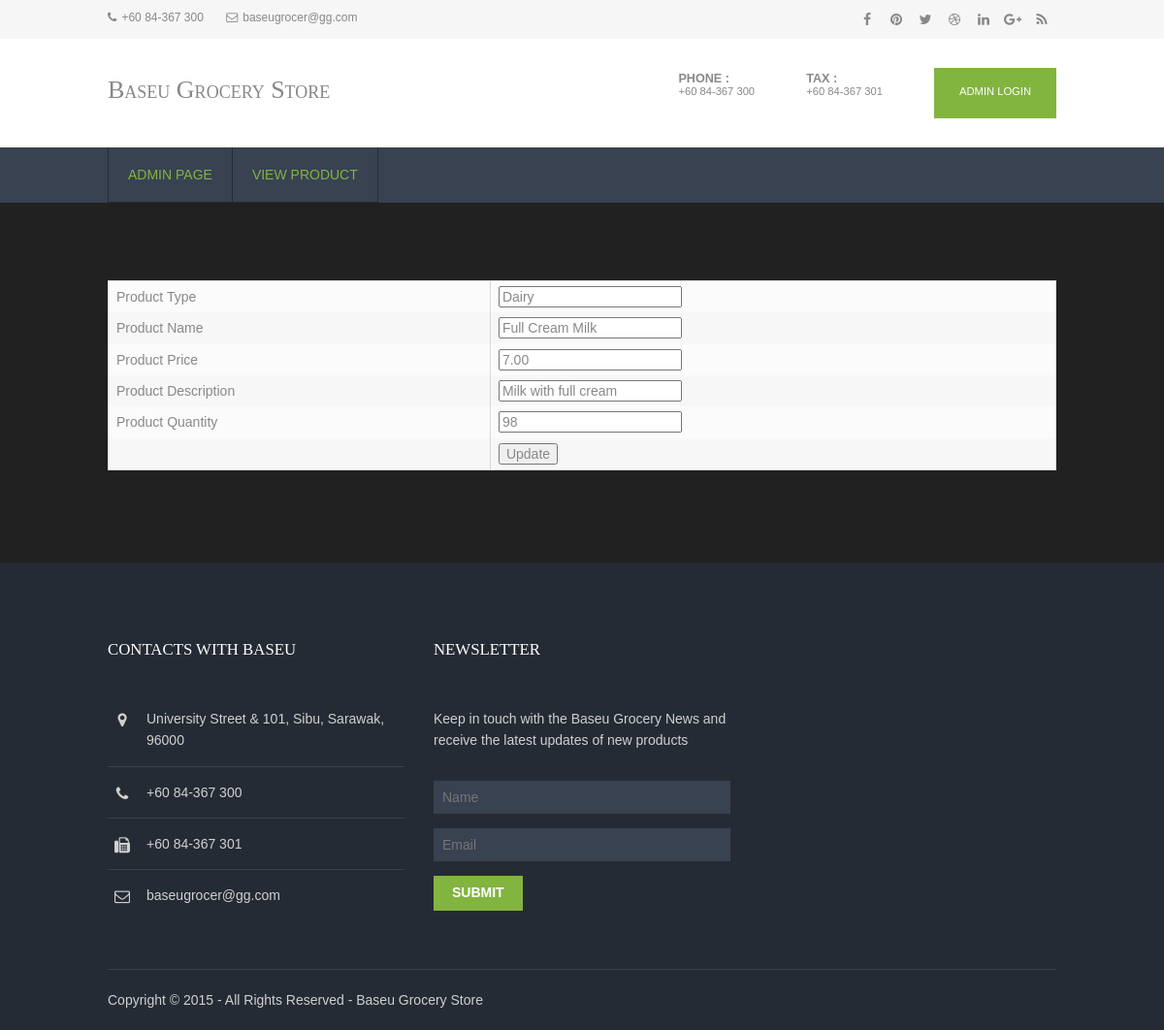
/edit_product.php?pro_id=32, run on the app's committed database.
### tables this page shows
CREATE TABLE `products` (
  `pro_id` int(11) NOT NULL,
  `pro_name` varchar(255) NOT NULL,
  `pro_price` decimal(15,2) NOT NULL,
  `pro_mem_price` decimal(15,2) DEFAULT NULL,
  `pro_description` text NOT NULL,
  `quantity` int(11) DEFAULT NULL,
  `pro_type` varchar(255) NOT NULL
);

### edit_product.php (the view, shortened to what this page needs)
<?php
require('includes/config.php');
?>
<?php
$id = $_GET['pro_id'];
$sql = "SELECT * FROM products WHERE pro_id=:pro_id";
$query = $db->prepare($sql);
$query->execute(array(':pro_id' => $id));
while($row = $query->fetch(PDO::FETCH_ASSOC))
{
	$type = $row['pro_type'];
	$name = $row['pro_name'];
	$price = $row['pro_price'];
	$description = $row['pro_description'];
	$quantity = $row['quantity'];
}
?>
<!DOCTYPE html>
<html>
<head>
<link href="layout/styles/layout.css" rel="stylesheet" type="text/css" media="all">
</head>
<body id="top">
<div class="wrapper row0">
  <div id="topbar" class="hoc clear">
    <div class="fl_left">
      <ul class="nospace inline pushright">
        <li><i class="fa fa-phone"></i>+60 84-367 300</li>
        <li><i class="fa fa-envelope-o"></i>baseugrocer@gg.com</li>
      </ul>
    </div>
    <div class="fl_right">
      <ul class="faico clear">
        <li><a class="faicon-facebook" href="#"><i class="fa fa-facebook"></i></a></li>
        <li><a class="faicon-pinterest" href="#"><i class="fa fa-pinterest"></i></a></li>
        <li><a class="faicon-twitter" href="#"><i class="fa fa-twitter"></i></a></li>
        <li><a class="faicon-dribble" href="#"><i class="fa fa-dribbble"></i></a></li>
        <li><a class="faicon-linkedin" href="#"><i class="fa fa-linkedin"></i></a></li>
        <li><a class="faicon-google-plus" href="#"><i class="fa fa-google-plus"></i></a></li>
        <li><a class="faicon-rss" href="#"><i class="fa fa-rss"></i></a></li>
      </ul>
    </div>
  </div>
</div>
<div class="wrapper row1">
  <header id="header" class="hoc clear">
    <div id="logo" class="fl_left">
      <h1><a href="index.html">Baseu Grocery Store</a></h1>
    </div>
    <div id="quickinfo" class="fl_right">
      <ul class="nospace inline">
        <li><strong>Phone :</strong><br> +60 84-367 300</li>
        <li><strong>Tax :</strong><br> +60 84-367 301</li>
        <li><a class="btn" href="login.php">Admin Login</a></li>
      </ul>
    </div>
  </header>
</div>
<div class="wrapper row2">
  <nav id="mainav" class="hoc clear">
    <ul class="clear">
      <li class="active"><a href="memberpage.php">Admin Page</a></li>
			<li class="active"><a href="view_product.php">View Product</a></li>
    </ul>
  </nav>
</div>
<div class="wrapper row3">
  <main class="hoc container clear">
    <div class="content">
			<form name="form1" method="post" action="edit_product.php">
				<table border="0">
					<tr>
						<td>Product Type</td>
						<td><input type="type" name="type" value="<?php echo $type;?>"></td>
					</tr>
					<tr>
						<td>Product Name</td>
						<td><input type="text" name="name" value="<?php echo $name;?>"></td>
					</tr>
					<tr>
						<td>Product Price</td>
						<td><input type="text" name="price" value="<?php echo $price;?>"></td>
					</tr>
					<tr>
						<td>Product Description</td>
						<td><input type="text" name="description" value="<?php echo $description;?>"></td>
					</tr>
					<tr>
						<td>Product Quantity</td>
						<td><input type="text" name="quantity" value="<?php echo $quantity;?>"></td>
					</tr>
					<tr>
						<td><input type="hidden" name="id" value=<?php echo $_GET['pro_id'];?>></td>
						<td><input type="submit" name="update" value="Update"></td>
					</tr>
				</table>
			</form>
    </div>
  </main>
</div>
<div class="wrapper row4">
  <footer id="footer" class="hoc clear">
    <div class="one_third first">
      <h6 class="title">Contacts with Baseu</h6>
      <ul class="nospace linklist contact">
        <li><i class="fa fa-map-marker"></i>
          <address>
          University Street &amp; 101, Sibu, Sarawak, 96000
          </address>
        </li>
        <li><i class="fa fa-phone"></i> +60 84-367 300<br></li>
        <li><i class="fa fa-fax"></i> +60 84-367 301</li>
        <li><i class="fa fa-envelope-o"></i> baseugrocer@gg.com</li>
      </ul>
    </div>
    <div class="one_third">
      <h6 class="title">Newsletter</h6>
      <p class="btmspace-30">Keep in touch with the Baseu Grocery News and receive the latest updates of new products</p>
      <form method="post" action="#">
        <fieldset>
          <input class="btmspace-15" type="text" value="" placeholder="Name">
          <input class="btmspace-15" type="text" value="" placeholder="Email">
          <button type="submit" value="submit">Submit</button>
        </fieldset>
      </form>
    </div>
  </footer>
</div>
<div class="wrapper row5">
  <div id="copyright" class="hoc clear">
    <p class="fl_left">Copyright &copy; 2015 - All Rights Reserved - <a href="#">Baseu Grocery Store</a></p>
  </div>
</div>
</body>
</html>

### layout/styles/layout.css (style rules this page uses)
#topbar { padding:5px 0; font-size:12px; }
#topbar .fl_left { margin-top:4px; }
#topbar .fl_left .inline > li i { margin:0 5px 0 0; line-height:normal; }
#topbar .faico li { margin:0; }
#header { padding:30px 0; }
#header #logo { margin-top:8px; font-variant:small-caps; }
#header #logo h1 { margin:0; padding:0; font-size:26px; }
#header #quickinfo { font-size:.8rem; text-transform:uppercase; }
#header #quickinfo li { margin-right:50px; }
#header #quickinfo li:last-child { margin-right:0; }
#header #quickinfo strong { display:block; margin:0 0 -5px 0; padding:0; font-size:.9rem; }
.container { padding:80px 0; }
#footer { padding:80px 0 60px; }
#footer .title { margin:0 0 50px 0; padding:0; font-size:1.2rem; text-transform:uppercase; }
#footer .linklist li { display:block; margin-bottom:15px; padding:0 0 15px 0; border-bottom:1px solid; }
#footer .linklist li:last-child { margin:0; padding:0; border:none; }
#footer .linklist li::before, #footer .linklist li::after { display:table; content:""; }
#footer .linklist li, #footer .linklist li::after { clear:both; }
#footer .contact.linklist li, #footer .contact.linklist li:last-child { position:relative; padding-left:40px; }
#footer .contact li * { margin:0; padding:0; line-height:1.6; }
#footer .contact li i { display:block; position:absolute; top:0; left:0; width:30px; font-size:16px; text-align:center; }
#footer input, #footer button { border:1px solid; }
#footer input { display:block; width:100%; padding:8px; }
#footer button { padding:8px 18px 10px; text-transform:uppercase; font-weight:700; cursor:pointer; }
#copyright { padding:20px 0; border-top:1px solid; }
#copyright * { margin:0; padding:0; }
*, *::before, *::after { transition:all .3s ease-in-out; }
nav ul, nav ol { margin:0; padding:0; list-style:none; }
#mainav, #breadcrumb, .sidebar nav { line-height:normal; }
#mainav li { display:block; position:relative; float:left; margin:0; padding:0; text-transform:uppercase; }
#mainav li:last-child { margin-right:0; }
#mainav ul.clear { border:solid; border-width:0 0 0 1px; }
#mainav li a { display:block; padding:20px; border:solid; border-width:0 1px 1px 0; border-collapse:collapse; }
table, th, td { border:1px solid; border-collapse:collapse; vertical-align:top; }
table, th { table-layout:auto; }
table { width:100%; margin-bottom:15px; }
th, td { padding:5px 8px; }
td { border-width:0 1px; }
.faico { margin:0; padding:0; list-style:none; }
.faico li { display:inline-block; float:left; margin:0 2px 0 0; padding:0; line-height:normal; }
.faico li:last-child { margin-right:0; }
.faico a { display:inline-block; width:30px; height:30px; line-height:30px; font-size:14px; text-align:center; }
.faico a { color:inherit; background-color:transparent; }
body { color:#888888; background-color:#252B34; }
a { color:#82B440; }
.btn, .btn.inverse:hover { color:#FFFFFF; background-color:#82B440; border-color:#82B440; }
.row0 { color:#888888; background-color:#F6F6F6; }
.row1 { color:#888888; background-color:#FFFFFF; }
.row2, .row2 a { color:#FFFFFF; background-color:#394251; }
.row3 { color:#888888; background-color:#212121; }
.row4 { color:#D0D0D0; background-color:#252B34; }
.row5, .row5 a { color:#D0D0D0; background-color:#252B34; }
#header #logo * { color:inherit; }
#footer .title { color:#FFFFFF; }
#footer .linklist li { border-color:#394251; }
#footer input, #footer button { border-color:transparent; }
#footer input { color:#FFFFFF; background-color:#394251; }
#footer button { color:#FFFFFF; background-color:#82B440; }
#copyright { border-color:#394251; }
#mainav ul.clear { border-color:#252B34; }
#mainav li a { color:inherit; background-color:inherit; border-color:#252B34; }
#mainav .active a, #mainav a:hover, #mainav li:hover > a { color:#82B440; background-color:inherit; }
table, th, td, #comments .avatar, #comments input, #comments textarea { border-color:#D7D7D7; }
tr, #comments li, #comments input[type="submit"], #comments input[type="reset"] { color:inherit; background-color:#FBFBFB; }
tr:nth-child(even), #comments li:nth-child(even) { color:inherit; background-color:#F7F7F7; }
@media screen and (min-width:978px) { .hoc { max-width:978px; } }

### data on the page
products: type "Dairy", name "Full Cream Milk", price "7.00", description "Milk with full cream", quantity "98"
